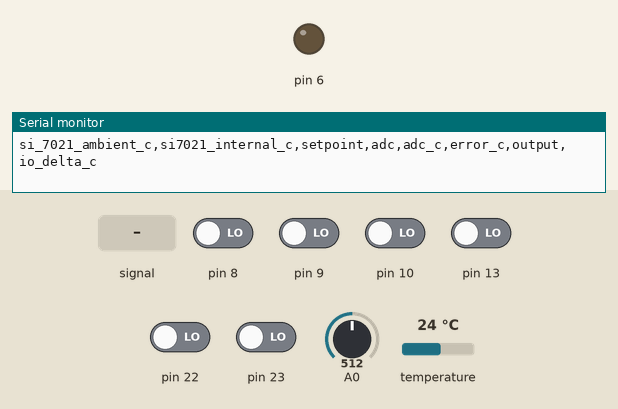
Bench run of a sketch on a simulated Arduino Uno, built with avr-gcc and run on an emulated ATmega328P. Parts: output pins drawn as LEDs (lit = HIGH), the last lines printed to the serial monitor. Wiring (inferred from the names in the program): I2C bus: SDA pin 12; SCL pin 11; HTU21/Si7021 sensor at I2C address 0x40. The test bench sets the inputs (shaded band); at power-on: pin 8–10, pin 13, pin 22, pin 23 LOW, A0 = 512, temperature 24 °C.

Above: at 1.4 s.
1.5 s: A0 set to 306
At 4.4 s:
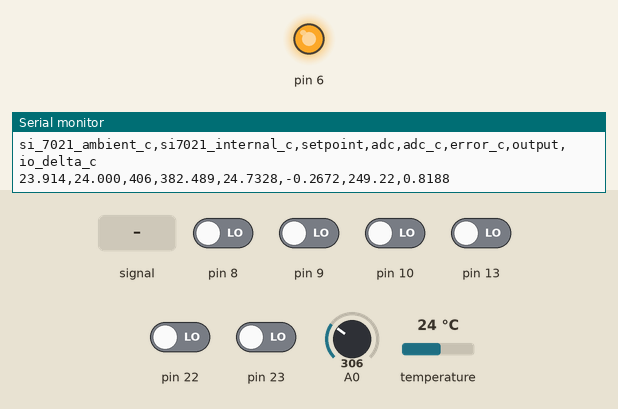
4.7 s: A0 set to 416
9.2 s: A0 set to 396
13.7 s: A0 fed a 2 Hz sine of ±306 counts around its level
At 16.1 s:
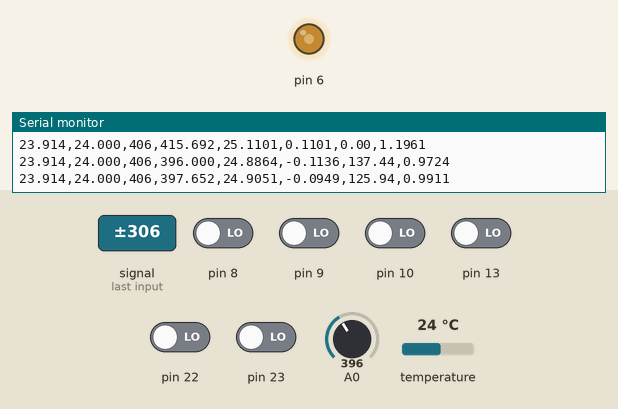
18.2 s: A0 set to 122
At 19.6 s:
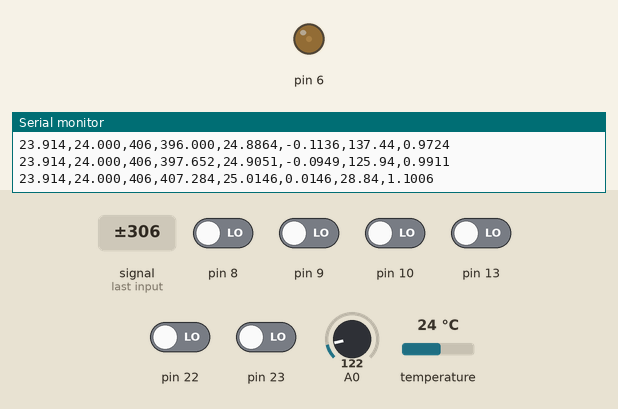
Timing chart, 0 to 22.7 s (numbered marks = the images above; inputs shaded):
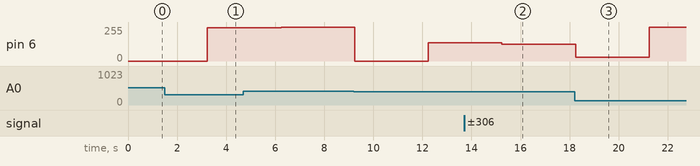

The sketch:

_25C.ino
```cpp
#include "PID_v1.h"
#include "Si7021.h"

// --- user-configurable variables ---

#define AMBIENT_SCL_PIN 11
#define AMBIENT_SDA_PIN 12

double kp = 10;
double ki = 0.2;
double kd = 0;

// note: the scale is about 88 ADC counts per degree C.
// 29C corresponds to ADC value 759
// 25C corresponds to ADC value 406
// 23C corresponds to ADC value 231
double setpoint = 406;

uint16_t loop_period = 3000; // in ms

// my external Si7021 reads higher than the internal Si7021
float ambient_correction = -0.086;

// ---

double input;
double output;
PID myPID(&input, &output, &setpoint, kp, ki, kd, DIRECT);

uint32_t next_loop_start = 0;

Weather internal;

SoftwareWire ambientWire(AMBIENT_SDA_PIN, AMBIENT_SCL_PIN);
Weather ambient(&ambientWire);

void setup() {
  // Tie the 3.3V pin to the AREF pin for a slightly cleaner AREF.
  // Thanks to https://learn.adafruit.com/thermistor/using-a-thermistor
  analogReference(EXTERNAL);

  pinMode(6, OUTPUT);
  pinMode(A0, INPUT);
  Serial.begin(9600); // 9600 8N1

  ambient.begin();
  internal.begin();

  myPID.SetSampleTime(loop_period);
  myPID.SetMode(AUTOMATIC);

  // print the csv header
  delay(250);
  Serial.println("si_7021_ambient_c,si7021_internal_c,setpoint,adc,adc_c,error_c,output,io_delta_c");

  next_loop_start = millis() + loop_period;
}

double adc_to_degrees_c(double adc) {
  double c_origin = 25.0;
  double lsb_offset = 406.0;
  double lsb_per_c = 88.0;
  return c_origin + ((adc - lsb_offset) / lsb_per_c);
}

void loop() {

  float ambient_c = ambient.getTemp() + ambient_correction;
  float internal_c = internal.getTemp();

  // accumulate samples until we only have 50ms of time margin left in this loop
  uint32_t accumulator = 0;
  uint32_t samples = 0;
  while (next_loop_start - millis() > 50) {
    for (uint8_t i = 0; i < UINT8_MAX; i++) {
      accumulator += analogRead(A0);
    }
    samples += UINT8_MAX;
  }
  input = double(accumulator) / double(samples);

  while (myPID.Compute() == false) { continue; }
  analogWrite(6, output);

//  Serial.println(next_loop_start - millis()); // print out how much time margin was left
  while (millis() <= next_loop_start) { delay(1); } // consume the rest of the time left in this loop
  while (millis() > next_loop_start) { next_loop_start += loop_period; } // bump next_loop_start

  Serial.print(ambient_c, 3);
  Serial.print(",");
  Serial.print(internal_c, 3);
  Serial.print(",");
  Serial.print(setpoint, 0);
  Serial.print(",");
  Serial.print(input, 3);
  Serial.print(",");
  float adc_c = adc_to_degrees_c(input);
  Serial.print(adc_c, 4);
  Serial.print(",");
  float setpoint_c = adc_to_degrees_c(setpoint);
  float error_c = adc_c - setpoint_c;
  Serial.print(error_c, 4);
  Serial.print(",");
  Serial.print(output, 2);
  Serial.print(",");
  float delta_c = adc_c - ambient_c;
  Serial.println(delta_c, 4);
}
```

AnyWire.h
```cpp
#ifndef AnyWire_h
#define AnyWire_h

#include <Arduino.h>

class SoftwareWire;

class AnyWire {
public:
  AnyWire();
  AnyWire(SoftwareWire *wire);
  ~AnyWire();

  void begin();
  void begin(uint8_t address);
  void begin(int address);
  void end();
  void setClock(uint32_t clock);
  void beginTransmission(uint8_t address);
  void beginTransmission(int address);
  uint8_t endTransmission(void);
  uint8_t endTransmission(uint8_t sendStop);
  uint8_t requestFrom(uint8_t address, uint8_t quantity);
  uint8_t requestFrom(uint8_t address, uint8_t quantity, uint8_t sendStop);
  uint8_t requestFrom(int address, int quantity);
  uint8_t requestFrom(int address, int quantity, int sendStop);
  uint8_t write(uint8_t data);
  uint8_t write(const uint8_t *data, uint8_t size);
  int available(void);
  int read(void);
  int peek(void);
  void flush(void);

private:
  SoftwareWire *_softwareWire;
};

#endif // AnyWire_h
```

Si7021.cpp
```cpp
/*
The following Si7021 "Weather" code was adapted from Sparkfun's library.
See https://github.com/sparkfun/Si7021_Breakout/tree/master/Libraries
*/

/*
SparkFun Si7021 Temperature and HUmidity Breakout
By: Joel Bartlett
SparkFun Electronics
Date: December 10, 2015

This is an Arduino library for the Si7021 Temperature and Humidity Sensor Breakout

This library is based on the following libraries:
HTU21D Temperature / Humidity Sensor Library
By: Nathan Seidle
https://github.com/sparkfun/HTU21D_Breakout/tree/master/Libraries
Arduino Si7010 relative humidity + temperature sensor
By: Jakub Kaminski, 2014
https://github.com/teoqba/ADDRESS
This Library is free software: you can redistribute it and/or modify
it under the terms of the GNU General Public License as published by
the Free Software Foundation, either version 3 of the License, or
(at your option) any later version.
This Library is distributed in the hope that it will be useful,
but WITHOUT ANY WARRANTY; without even the implied warranty of
MERCHANTABILITY or FITNESS FOR A PARTICULAR PURPOSE.  See the
GNU General Public License for more details.
For a copy of the GNU General Public License, see
<http://www.gnu.org/licenses/>.
*/

#include "Wire.h"
#include "Si7021.h"


//Initialize
Weather::Weather() {
    _wire = AnyWire();
}

Weather::Weather(SoftwareWire *wire) {
    _wire = AnyWire(wire);
}

uint8_t Weather::begin(void) {
  _wire.begin();
  return checkID();
}

/**************** Si7021 & HTU21D Functions **************************************/


float Weather::getRH() {
  // Measure the relative humidity
  uint16_t RH_Code = makeMeasurment(HUMD_MEASURE_NOHOLD);
  float result = (125.0 * RH_Code / 65536) - 6;
  return result;
}

float Weather::readTemp() {
  // Read temperature from previous RH measurement.
  uint16_t temp_Code = makeMeasurment(TEMP_PREV);
  float result = (175.72 * temp_Code / 65536) - 46.85;
  return result;
}

float Weather::getTemp() {
  // Measure temperature
  uint16_t temp_Code = makeMeasurment(TEMP_MEASURE_NOHOLD);
  float result = (175.72 * temp_Code / 65536) - 46.85;
  return result;
}

//Give me temperature in fahrenheit!
float Weather::readTempF() {
  return((readTemp() * 1.8) + 32.0); // Convert celsius to fahrenheit
}

float Weather::getTempF() {
  return((getTemp() * 1.8) + 32.0); // Convert celsius to fahrenheit
}


void Weather::heaterOn() {
  // Turns on the ADDRESS heater
  uint8_t regVal = readReg();
  regVal |= _BV(HTRE);
  //turn on the heater
  writeReg(regVal);
}

void Weather::heaterOff() {
  // Turns off the ADDRESS heater
  uint8_t regVal = readReg();
  regVal &= ~_BV(HTRE);
  writeReg(regVal);
}

void Weather::changeResolution(uint8_t i) {
  // Changes to resolution of ADDRESS measurements.
  // Set i to:
  //      RH         Temp
  // 0: 12 bit       14 bit (default)
  // 1:  8 bit       12 bit
  // 2: 10 bit       13 bit
  // 3: 11 bit       11 bit

  uint8_t regVal = readReg();
  // zero resolution bits
  regVal &= 0b011111110;
  switch (i) {
    case 1:
      regVal |= 0b00000001;
      break;
    case 2:
      regVal |= 0b10000000;
      break;
    case 3:
      regVal |= 0b10000001;
    default:
      regVal |= 0b00000000;
      break;
  }
  // write new resolution settings to the register
  writeReg(regVal);
}

void Weather::reset() {
  //Reset user resister
  writeReg(SOFT_RESET);
}

uint8_t Weather::checkID() {
  uint8_t ID_1;

  // Check device ID
  _wire.beginTransmission(ADDRESS);
  _wire.write(0xFC);
  _wire.write(0xC9);
  _wire.endTransmission();

  _wire.requestFrom(ADDRESS,1);

  ID_1 = _wire.read();

  // Si7021 will return 0x15 (defined as SI7021_ID)
  // HTU21D will return 0x32 (defined as HTU21D_ID)
  return ID_1;
}

uint16_t Weather::makeMeasurment(uint8_t command) {
  // Take one ADDRESS measurement given by command.
  // It can be either temperature or relative humidity
  // TODO: implement checksum checking

  uint16_t nBytes = 3;
  // if we are only reading old temperature, read olny msb and lsb
  if (command == 0xE0) {
      nBytes = 2;
  }

  _wire.beginTransmission(ADDRESS);
  _wire.write(command);
  _wire.endTransmission();
  // When not using clock stretching (*_NOHOLD commands) delay here
  // is needed to wait for the measurement.
  // According to datasheet the max. conversion time is ~22ms
  delay(100);

  _wire.requestFrom(ADDRESS,nBytes);
  if (_wire.available() != nBytes) {
    return 100;
  }

  unsigned int msb = _wire.read();
  unsigned int lsb = _wire.read();
  // Clear the last to bits of LSB to 00.
  // According to datasheet LSB of RH is always xxxxxx10
  lsb &= 0xFC;
  unsigned int mesurment = msb << 8 | lsb;

  return mesurment;
}

void Weather::writeReg(uint8_t value) {
  // Write to user register on ADDRESS
  _wire.beginTransmission(ADDRESS);
  _wire.write(WRITE_USER_REG);
  _wire.write(value);
  _wire.endTransmission();
}

uint8_t Weather::readReg() {
  // Read from user register on ADDRESS
  _wire.beginTransmission(ADDRESS);
  _wire.write(READ_USER_REG);
  _wire.endTransmission();
  _wire.requestFrom(ADDRESS,1);
  uint8_t regVal = _wire.read();
  return regVal;
}
```

Si7021.h
```cpp
/*
The following Si7021 "Weather" code was adapted from Sparkfun's library.
See https://github.com/sparkfun/Si7021_Breakout/tree/master/Libraries
*/

/*
SparkFun Si7021 Temperature and Humidity Breakout
By: Joel Bartlett
SparkFun Electronics
Date: December 10, 2015

This is an Arduino library for the Si7021 Temperature and Humidity Sensor Breakout

This library is based on the following libraries:
HTU21D Temperature / Humidity Sensor Library
By: Nathan Seidle
https://github.com/sparkfun/HTU21D_Breakout/tree/master/Libraries
Arduino Si7010 relative humidity + temperature sensor
By: Jakub Kaminski, 2014
https://github.com/teoqba/ADDRESS
This Library is free software: you can redistribute it and/or modify
it under the terms of the GNU General Public License as published by
the Free Software Foundation, either version 3 of the License, or
(at your option) any later version.
This Library is distributed in the hope that it will be useful,
but WITHOUT ANY WARRANTY; without even the implied warranty of
MERCHANTABILITY or FITNESS FOR A PARTICULAR PURPOSE.  See the
GNU General Public License for more details.
For a copy of the GNU General Public License, see
<http://www.gnu.org/licenses/>.
 */

#ifndef SparkFun_Si7021_Breakout_Library_h
#define SparkFun_Si7021_Breakout_Library_h

#include <Arduino.h>
#include "AnyWire.h"
#include "SoftwareWire.h"

/**************** Si7021 & HTU21D Definitions ***************************/

#define ADDRESS 0x40

#define TEMP_MEASURE_HOLD 0xE3
#define HUMD_MEASURE_HOLD 0xE5
#define TEMP_MEASURE_NOHOLD 0xF3
#define HUMD_MEASURE_NOHOLD 0xF5
#define TEMP_PREV 0xE0

#define WRITE_USER_REG 0xE6
#define READ_USER_REG 0xE7
#define SOFT_RESET 0xFE

#define HTRE 0x02
#define _BV(bit) (1 << (bit))

#define CRC_POLY 0x988000 // Shifted Polynomial for CRC check

// Error codes
#define I2C_TIMEOUT 998
#define BAD_CRC 999

#define SI7021_ID 0x15
#define HTU21D_ID 0x32

/**************** Si7021 & HTU21D Class **************************************/

class Weather {

public:
  Weather();
  Weather(SoftwareWire *wire);

  uint8_t begin();

  float getRH();
  float readTemp();
  float getTemp();
  float readTempF();
  float getTempF();
  void heaterOn();
  void heaterOff();
  void changeResolution(uint8_t i);
  void reset();
  uint8_t checkID();


private:
  AnyWire _wire;
  uint16_t makeMeasurment(uint8_t command);
  void writeReg(uint8_t value);
  uint8_t readReg();
};

#endif
```

SoftwareWire.h
```cpp
// SoftwareWire.h
//
// 2008, Raul wrote a I2C with bit banging as an exercise.
// http://codinglab.blogspot.nl/2008/10/i2c-on-avr-using-bit-banging.html
//
// 2010-2012, Tod E. Kurt takes some tricks from Raul,
// and wrote the SoftI2CMaster library for the Arduino environment.
// https://github.com/todbot/SoftI2CMaster
// http://todbot.com/blog/
//
// 2014-2015, Testato updates the SoftI2CMaster library to make it faster
// and to make it compatible with the Arduino 1.x API
// Also changed I2C waveform and added speed selection.
//
// 2015, Peter_n renames the library into "SoftwareWire",
// and made it a drop-in replacement for the Wire library.
//


#ifndef SoftwareWire_h
#define SoftwareWire_h

#include <Arduino.h>


// Transmission status error, the return value of endTransmission()
#define SOFTWAREWIRE_NO_ERROR       0
#define SOFTWAREWIRE_BUFFER_FULL    1
#define SOFTWAREWIRE_ADDRESS_NACK   2
#define SOFTWAREWIRE_DATA_NACK      3
#define SOFTWAREWIRE_OTHER          4

#define SOFTWAREWIRE_BUFSIZE 32        // same as buffer size of Arduino Wire library


class SoftwareWire
{
public:
  SoftwareWire(uint8_t sdaPin, uint8_t sclPin, boolean pullups = true, boolean detectClockStretch = true);
  ~SoftwareWire();
  void end();

  void begin();
  void begin(uint8_t address);
  void begin(int address);
  void setClock(uint32_t clock);
  void beginTransmission(uint8_t address);
  void beginTransmission(int address);
  uint8_t endTransmission(boolean sendStop = true);
  uint8_t requestFrom(uint8_t address, uint8_t size, boolean sendStop = true);
  uint8_t requestFrom(int address, int size, boolean sendStop = true);
  uint8_t write(uint8_t data);
  uint8_t write(const uint8_t*, uint8_t size);
  uint8_t write(char* data);
  int available(void);
  int read(void);
  int readBytes(uint8_t* buf, uint8_t size);
  int readBytes(char * buf, uint8_t size);
  int readBytes(char * buf, int size);
  int peek(void);
  void setTimeout(long timeout);           // timeout to wait for the I2C bus
#ifdef ENABLE_PRINTSTATUS
  void printStatus(HardwareSerial& Ser);   // print information to a Serial port
#endif

private:
  // per object data

  uint8_t _sdaPin;
  uint8_t _sclPin;
  uint8_t _sdaBitMask;
  uint8_t _sclBitMask;

  volatile uint8_t *_sdaPortReg;
  volatile uint8_t *_sclPortReg;
  volatile uint8_t *_sdaDirReg;
  volatile uint8_t *_sclDirReg;
  volatile uint8_t *_sdaPinReg;
  volatile uint8_t *_sclPinReg;

  uint8_t _transmission;      // transmission status, returned by endTransmission(). 0 is no error.
  uint16_t _i2cdelay;         // delay in micro seconds for sda and scl bits.
  boolean _pullups;           // using the internal pullups or not
  boolean _stretch;           // should code handle clock stretching by the slave or not.
  unsigned long _timeout;     // timeout in ms. When waiting for a clock pulse stretch. 2017, Fix issue #6

  uint8_t rxBuf[SOFTWAREWIRE_BUFSIZE];   // buffer inside this class, a buffer per SoftwareWire.
  uint8_t rxBufPut;           // index to rxBuf, just after the last valid byte.
  uint8_t rxBufGet;           // index to rxBuf, the first new to be read byte.

  // private methods

  void i2c_writebit( uint8_t c );
  uint8_t i2c_readbit(void);
  void i2c_init(void);
  boolean i2c_start(void);
  void i2c_repstart(void);
  void i2c_stop(void);
  uint8_t i2c_write(uint8_t c);
  uint8_t i2c_read(boolean ack);
};

#endif // SoftwareWire_h
```

Source omitted: AnyWire.cpp (18316 bytes), SoftwareWire.cpp (23917 bytes)

Measured:
- after the input at 1.5 s, pin 6: 0/255 → 249/255 after 1.7 s
- after the input at 13.7 s, pin 6: 137/255 → 125/255 after 1.5 s
- after the input at 18.2 s, pin 6: 125/255 → 28/255 at once, → 255/255 3.0 s later
